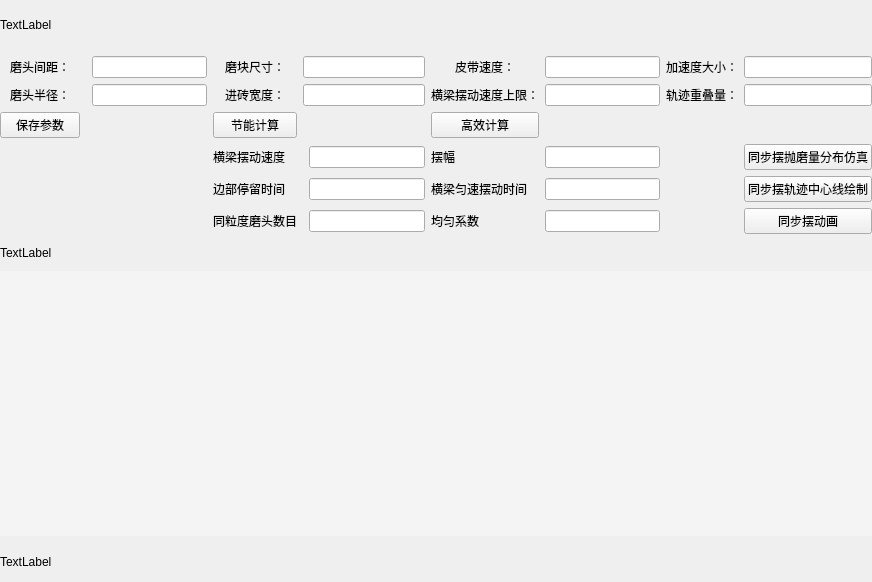
<?xml version="1.0" encoding="UTF-8"?>
<ui version="4.0">
 <class>MainWindow</class>
 <widget class="QMainWindow" name="MainWindow">
  <property name="geometry">
   <rect>
    <x>0</x>
    <y>0</y>
    <width>872</width>
    <height>582</height>
   </rect>
  </property>
  <property name="windowTitle">
   <string>MainWindow</string>
  </property>
  <widget class="QWidget" name="centralwidget">
   <layout class="QGridLayout" name="gridLayout">
    <property name="leftMargin">
     <number>0</number>
    </property>
    <property name="topMargin">
     <number>0</number>
    </property>
    <property name="rightMargin">
     <number>0</number>
    </property>
    <property name="bottomMargin">
     <number>0</number>
    </property>
    <property name="spacing">
     <number>6</number>
    </property>
    <item row="4" column="5">
     <widget class="QLineEdit" name="lineEdit_beam_swing_speed"/>
    </item>
    <item row="1" column="7">
     <widget class="QLineEdit" name="lineEdit_belt_speed"/>
    </item>
    <item row="2" column="0">
     <widget class="QLabel" name="label_radius">
      <property name="text">
       <string>&lt;html&gt;&lt;head/&gt;&lt;body&gt;&lt;p align=&quot;center&quot;&gt;磨头半径：&lt;/p&gt;&lt;/body&gt;&lt;/html&gt;</string>
      </property>
     </widget>
    </item>
    <item row="2" column="9">
     <widget class="QLineEdit" name="lineEdit_overlap"/>
    </item>
    <item row="3" column="3">
     <widget class="QPushButton" name="button_energy_calculate">
      <property name="text">
       <string>节能计算</string>
      </property>
     </widget>
    </item>
    <item row="2" column="4" colspan="2">
     <widget class="QLineEdit" name="lineEdit_ceramic_width"/>
    </item>
    <item row="2" column="8">
     <widget class="QLabel" name="label_overlap">
      <property name="text">
       <string>&lt;html&gt;&lt;head/&gt;&lt;body&gt;&lt;p align=&quot;center&quot;&gt;轨迹重叠量：&lt;/p&gt;&lt;/body&gt;&lt;/html&gt;</string>
      </property>
     </widget>
    </item>
    <item row="4" column="9">
     <widget class="QPushButton" name="button_simulation_equal">
      <property name="text">
       <string>同步摆抛磨量分布仿真</string>
      </property>
     </widget>
    </item>
    <item row="5" column="7">
     <widget class="QLineEdit" name="lineEdit_beam_constant_time"/>
    </item>
    <item row="2" column="6">
     <widget class="QLabel" name="label_beam_speed_up">
      <property name="text">
       <string>&lt;html&gt;&lt;head/&gt;&lt;body&gt;&lt;p&gt;横梁摆动速度上限：&lt;/p&gt;&lt;/body&gt;&lt;/html&gt;</string>
      </property>
     </widget>
    </item>
    <item row="4" column="6">
     <widget class="QLabel" name="label_swing">
      <property name="text">
       <string>摆幅</string>
      </property>
     </widget>
    </item>
    <item row="1" column="3">
     <widget class="QLabel" name="label_grind_size">
      <property name="text">
       <string>&lt;html&gt;&lt;head/&gt;&lt;body&gt;&lt;p align=&quot;center&quot;&gt;磨块尺寸：&lt;/p&gt;&lt;/body&gt;&lt;/html&gt;</string>
      </property>
     </widget>
    </item>
    <item row="1" column="2">
     <widget class="QLineEdit" name="lineEdit_between"/>
    </item>
    <item row="2" column="7">
     <widget class="QLineEdit" name="lineEdit_beam_speed_up"/>
    </item>
    <item row="3" column="6">
     <widget class="QPushButton" name="button_efficient_calculate">
      <property name="text">
       <string>高效计算</string>
      </property>
     </widget>
    </item>
    <item row="2" column="2">
     <widget class="QLineEdit" name="lineEdit_radius"/>
    </item>
    <item row="6" column="3">
     <widget class="QLabel" name="label_num">
      <property name="text">
       <string>同粒度磨头数目</string>
      </property>
     </widget>
    </item>
    <item row="1" column="4" colspan="2">
     <widget class="QLineEdit" name="lineEdit_grind_size"/>
    </item>
    <item row="6" column="5">
     <widget class="QLineEdit" name="lineEdit_num"/>
    </item>
    <item row="8" column="0" colspan="10">
     <widget class="QWidget" name="widget" native="true">
      <property name="styleSheet">
       <string notr="true">background-color: rgb(244, 244, 244);</string>
      </property>
     </widget>
    </item>
    <item row="5" column="9">
     <widget class="QPushButton" name="button_middle_line_equal">
      <property name="text">
       <string>同步摆轨迹中心线绘制</string>
      </property>
     </widget>
    </item>
    <item row="4" column="7">
     <widget class="QLineEdit" name="lineEdit_swing"/>
    </item>
    <item row="4" column="3">
     <widget class="QLabel" name="label_beam_swing_speed">
      <property name="text">
       <string>&lt;html&gt;&lt;head/&gt;&lt;body&gt;&lt;p&gt;横梁摆动速度&lt;/p&gt;&lt;/body&gt;&lt;/html&gt;</string>
      </property>
     </widget>
    </item>
    <item row="2" column="3">
     <widget class="QLabel" name="label_ceramic_width">
      <property name="text">
       <string>&lt;html&gt;&lt;head/&gt;&lt;body&gt;&lt;p align=&quot;center&quot;&gt;进砖宽度：&lt;/p&gt;&lt;/body&gt;&lt;/html&gt;</string>
      </property>
     </widget>
    </item>
    <item row="5" column="3">
     <widget class="QLabel" name="label_stay_time">
      <property name="text">
       <string>边部停留时间</string>
      </property>
     </widget>
    </item>
    <item row="6" column="9">
     <widget class="QPushButton" name="button_animation_equal">
      <property name="text">
       <string>同步摆动画</string>
      </property>
     </widget>
    </item>
    <item row="7" column="0" colspan="10">
     <widget class="QLabel" name="label_middle">
      <property name="minimumSize">
       <size>
        <width>500</width>
        <height>0</height>
       </size>
      </property>
      <property name="maximumSize">
       <size>
        <width>16777215</width>
        <height>25</height>
       </size>
      </property>
      <property name="text">
       <string>TextLabel</string>
      </property>
     </widget>
    </item>
    <item row="5" column="6">
     <widget class="QLabel" name="label_beam_constant_time">
      <property name="text">
       <string>横梁匀速摆动时间</string>
      </property>
     </widget>
    </item>
    <item row="6" column="6">
     <widget class="QLabel" name="label_coefficient">
      <property name="text">
       <string>均匀系数</string>
      </property>
     </widget>
    </item>
    <item row="1" column="9">
     <widget class="QLineEdit" name="lineEdit_accelerate"/>
    </item>
    <item row="0" column="0" colspan="10">
     <widget class="QLabel" name="label_top">
      <property name="minimumSize">
       <size>
        <width>500</width>
        <height>0</height>
       </size>
      </property>
      <property name="maximumSize">
       <size>
        <width>16777215</width>
        <height>50</height>
       </size>
      </property>
      <property name="text">
       <string>TextLabel</string>
      </property>
     </widget>
    </item>
    <item row="1" column="6">
     <widget class="QLabel" name="label_belt_speed">
      <property name="text">
       <string>&lt;html&gt;&lt;head/&gt;&lt;body&gt;&lt;p align=&quot;center&quot;&gt;皮带速度：&lt;/p&gt;&lt;/body&gt;&lt;/html&gt;</string>
      </property>
     </widget>
    </item>
    <item row="6" column="7">
     <widget class="QLineEdit" name="lineEdit_coefficient"/>
    </item>
    <item row="1" column="0">
     <widget class="QLabel" name="label_between">
      <property name="text">
       <string>&lt;html&gt;&lt;head/&gt;&lt;body&gt;&lt;p align=&quot;center&quot;&gt;磨头间距：&lt;/p&gt;&lt;/body&gt;&lt;/html&gt;</string>
      </property>
     </widget>
    </item>
    <item row="1" column="8">
     <widget class="QLabel" name="label_accelerate">
      <property name="text">
       <string>&lt;html&gt;&lt;head/&gt;&lt;body&gt;&lt;p align=&quot;center&quot;&gt;加速度大小：&lt;/p&gt;&lt;/body&gt;&lt;/html&gt;</string>
      </property>
     </widget>
    </item>
    <item row="5" column="5">
     <widget class="QLineEdit" name="lineEdit_stay_time"/>
    </item>
    <item row="9" column="0" colspan="10">
     <widget class="QLabel" name="label_bottom">
      <property name="minimumSize">
       <size>
        <width>500</width>
        <height>0</height>
       </size>
      </property>
      <property name="maximumSize">
       <size>
        <width>16777215</width>
        <height>40</height>
       </size>
      </property>
      <property name="text">
       <string>TextLabel</string>
      </property>
     </widget>
    </item>
    <item row="3" column="0">
     <widget class="QPushButton" name="button_save_parameter">
      <property name="text">
       <string>保存参数</string>
      </property>
     </widget>
    </item>
   </layout>
  </widget>
  <widget class="QMenuBar" name="menubar">
   <property name="geometry">
    <rect>
     <x>0</x>
     <y>0</y>
     <width>872</width>
     <height>33</height>
    </rect>
   </property>
  </widget>
 </widget>
 <resources/>
 <connections/>
</ui>
